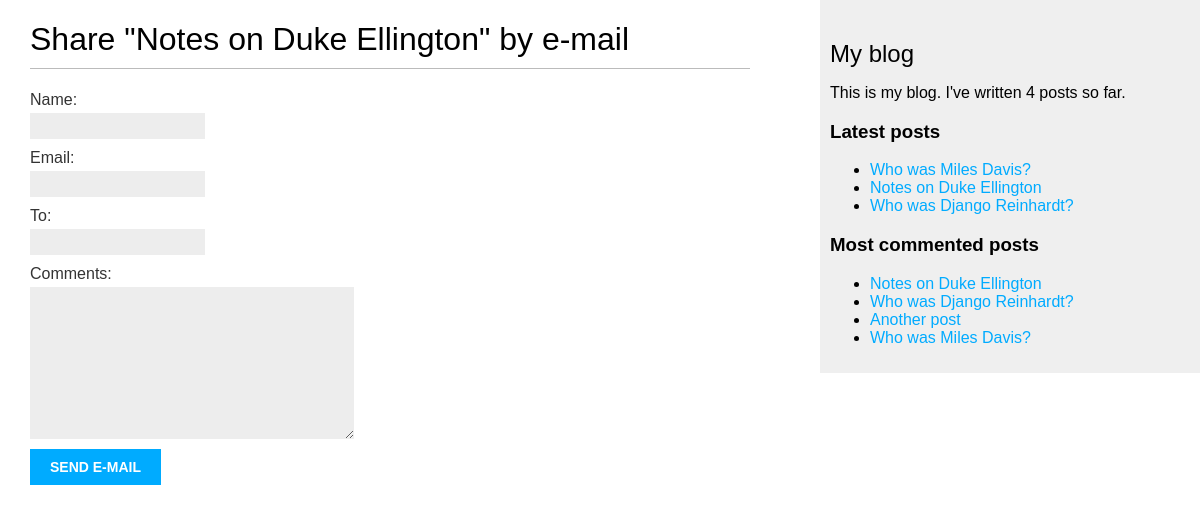
/blog/2/share/, run on an earlier commit of the app's database.
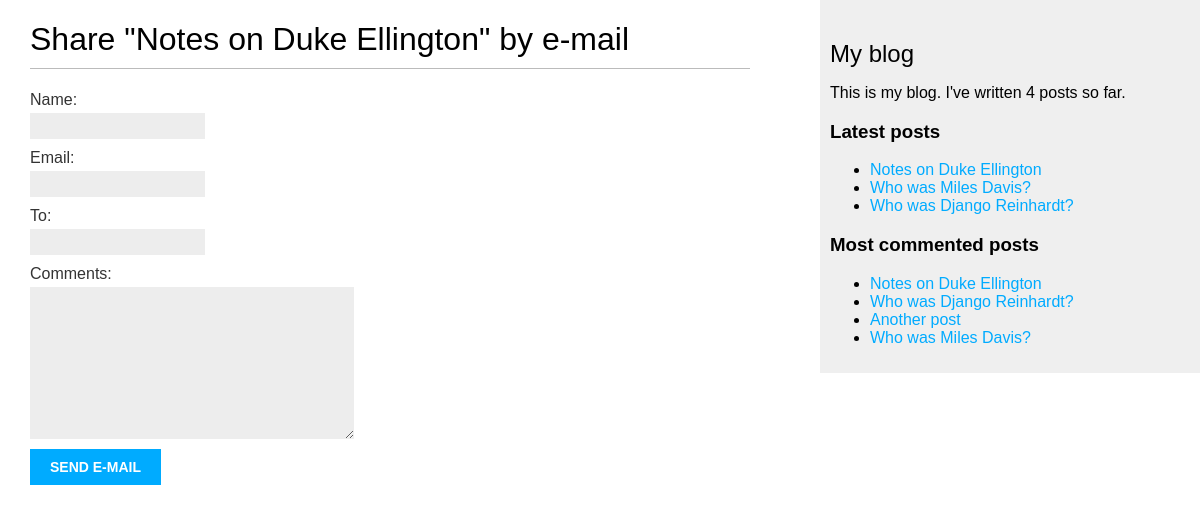
And on a later commit of the database.
### blog/models.py (models this page shows, shortened)
class Post(models.Model):
    class Status(models.TextChoices):
        DRAFT = "DF", "Draft"
        PUBLISHED = "PB", "Published"
    title = models.CharField(max_length=250)
    slug = models.SlugField(
        max_length=250,
        unique_for_date="publish",
    )
    author = models.ForeignKey(
        settings.AUTH_USER_MODEL,
        on_delete=models.CASCADE,
        related_name="blog_posts",
    )
    body = models.TextField()
    publish = models.DateTimeField(default=timezone.now)
    created = models.DateTimeField(auto_now_add=True)
    updated = models.DateTimeField(auto_now=True)
    status = models.CharField(
        max_length=2,
        choices=Status,
        default=Status.DRAFT,
    )
    objects = models.Manager()  # default manager.
    published = PublishedManager()  # Our custom manager.
    tags = TaggableManager()
    class Meta:
        ordering = ["-publish"]
        indexes = [
            models.Index(fields=["-publish"]),
        ]
    def get_absolute_url(self):
        return reverse(
            "blog:post_detail",
            args=[
                self.publish.year,
                self.publish.month,
                self.publish.day,
                self.slug,
            ],
        )

### blog/views.py (the view)
# urls.py: path("<int:post_id>/share/", views.post_share, name="post_share"),
def post_share(request, post_id):
    post = get_object_or_404(
        Post,
        id=post_id,
        status=Post.Status.PUBLISHED,
    )
    sent = False
    if request.method == "POST":
        form = EmailPostForm(request.POST)
        if form.is_valid():
            cd = form.cleaned_data
            post_url = request.build_absolute_uri(
                post.get_absolute_url(),
            )
            subject = f"{cd['name']} ({cd['email']}) recommends you read {post.title}"
            message = (
                f"Read {post.title} at {post_url}\n\n"
                f"{cd['name']}'s comments: {cd['comments']}"
            )
            send_mail(
                subject=subject,
                message=message,
                from_email=None,  # use DEFAULT_FROM_EMAIL from the settings
                recipient_list=[cd["to"]],
            )
            sent = True
    else:
        form = EmailPostForm()
    return render(
        request,
        "blog/post/share.html",
        {
            "post": post,
            "form": form,
            "sent": sent,
        },
    )

### blog/forms.py
class EmailPostForm(forms.Form):
    name = forms.CharField(max_length=25)
    email = forms.EmailField()
    to = forms.EmailField()
    comments = forms.CharField(
        required=False,
        widget=forms.Textarea,
    )

### blog/models.py (called while the page is built)
    def get_queryset(self):
        return super().get_queryset().filter(status=Post.Status.PUBLISHED)

### blog/templatetags/blog_tags.py (called while the page is built)
@register.simple_tag
def total_posts():
    return Post.published.count()

@register.inclusion_tag("blog/post/latest_posts.html")
def show_latest_posts(count=5):
    latest_posts = Post.published.order_by("-publish")[:count]
    return {"latest_posts": latest_posts}

@register.simple_tag
def get_most_commented_posts(count=5):
    return Post.published.annotate(total_comments=Count("comments")).order_by(
        "-total_comments"
    )[:count]

### blog/templates/blog/post/share.html (shortened to what this page needs)
{% extends "blog/base.html" %}
{% block content %}
	{% if sent %}
        <h1>E-mail successfully sent</h1>
        <p>
            "{{ post.title }}" was successfully sent to {{ form.cleaned_data.to }}.
        </p>
    {% else %}
        <h1>Share "{{ post.title }}" by e-mail</h1>
        <form method="post">
            {{ form.as_p }}
            <input type="submit" value="Send e-mail">
        </form>
    {% endif %}
{% endblock %}

### blog/templates/blog/base.html (shortened to what this page needs)
{% load blog_tags %}
{% load static %}
<!DOCTYPE html>
<html>
<head>
    <link href="{% static "css/blog.css" %}" rel="stylesheet">
</head>
<body>
<div id="content">
    {% block content %}
    {% endblock %}
</div>
<div id="sidebar">
    <h2>My blog</h2>
    <p>
        This is my blog.
        I've written {% total_posts %} posts so far.
    </p>
    <h3>Latest posts</h3>
    {% show_latest_posts 3 %}
    <h3>Most commented posts</h3>
    {% get_most_commented_posts as most_commented_posts %}
    <ul>
        {% for post in most_commented_posts %}
        	<li>
                <a href="{{ post.get_absolute_url }}">{{ post.title }}</a>
            </li>
        {% endfor %}
    </ul>
</div>
</body>
</html>

### blog/templates/blog/post/latest_posts.html
<ul>
    {% for post in latest_posts %}
        <li>
            <a href="{{ post.get_absolute_url }}">{{ post.title }}</a>
        </li>
    {% endfor %}
</ul>

What changed in the data, as far as the page shows it:
changed Post "Notes on Duke Ellington": moves up the list
